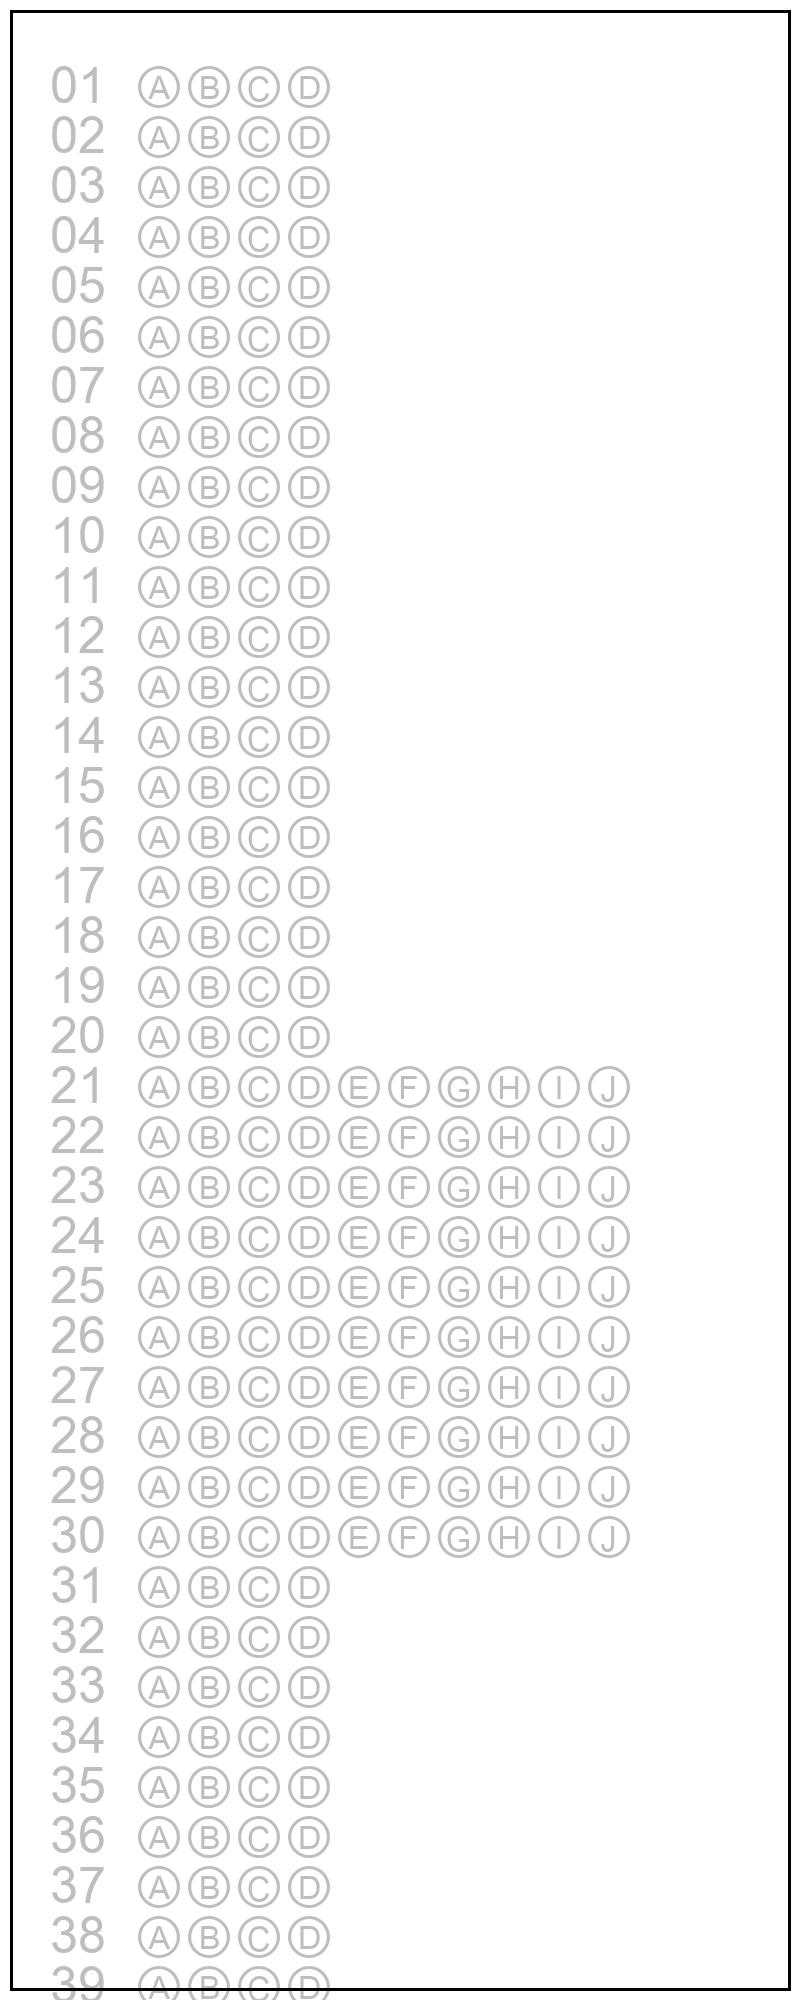

Here is the Python script that generated this plot:
from model import *

model = Model()
model.studentID()
model.testID()
model.quest(75 ,'ABCDEFGHIJ')
model.border()
model.save()

# image = cv2.imread('./test/1.png')
# print(model.result(image))

# image = cv2.imread('./test/2.png')
# print(model.result(image))


# image = cv2.imread('./test/3.png')
# print(model.result(image))


# image = cv2.imread('./test/4.png')
# print(model.result(image))
